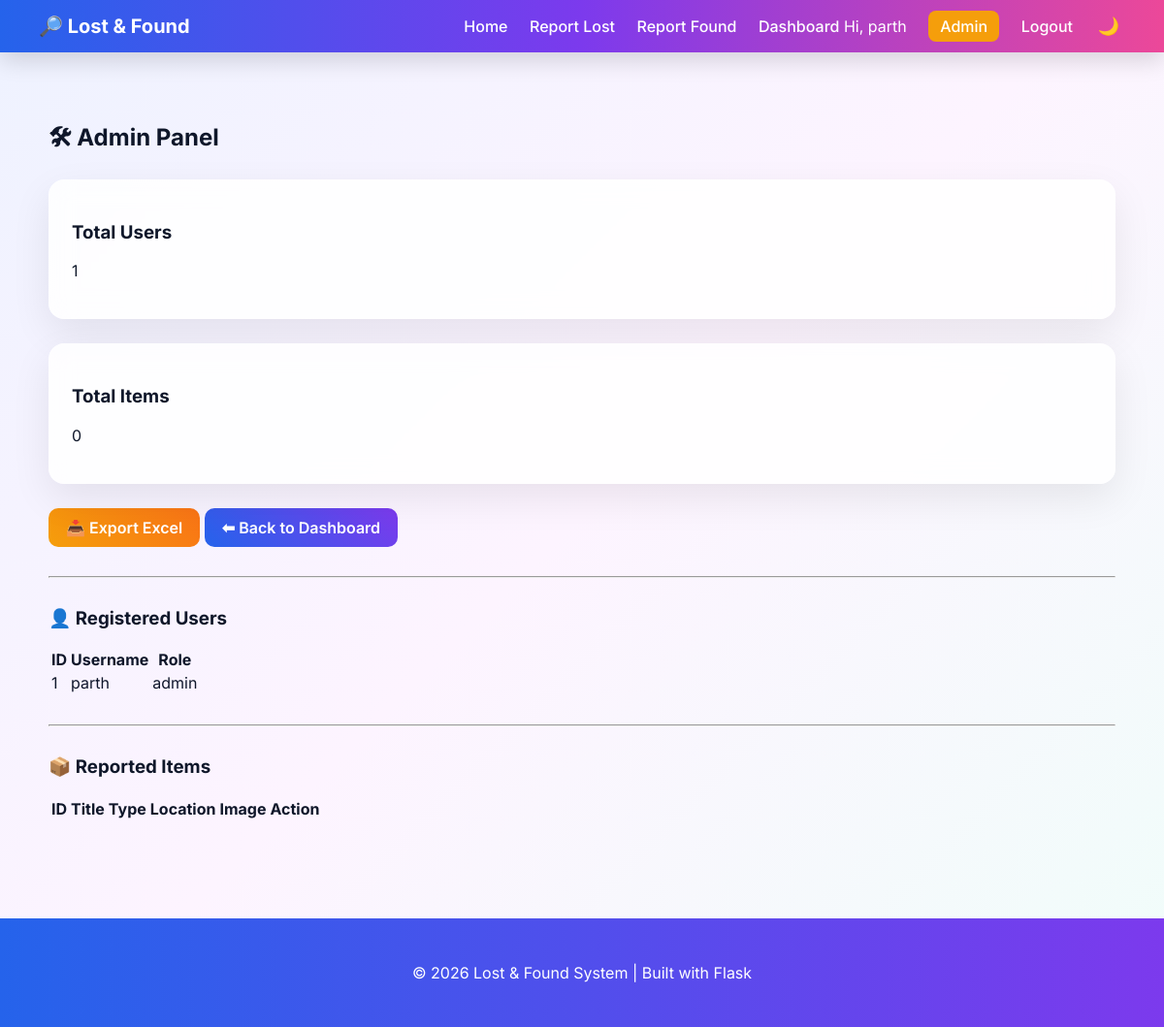
The page /admin (signed in) on the database as committed earlier.
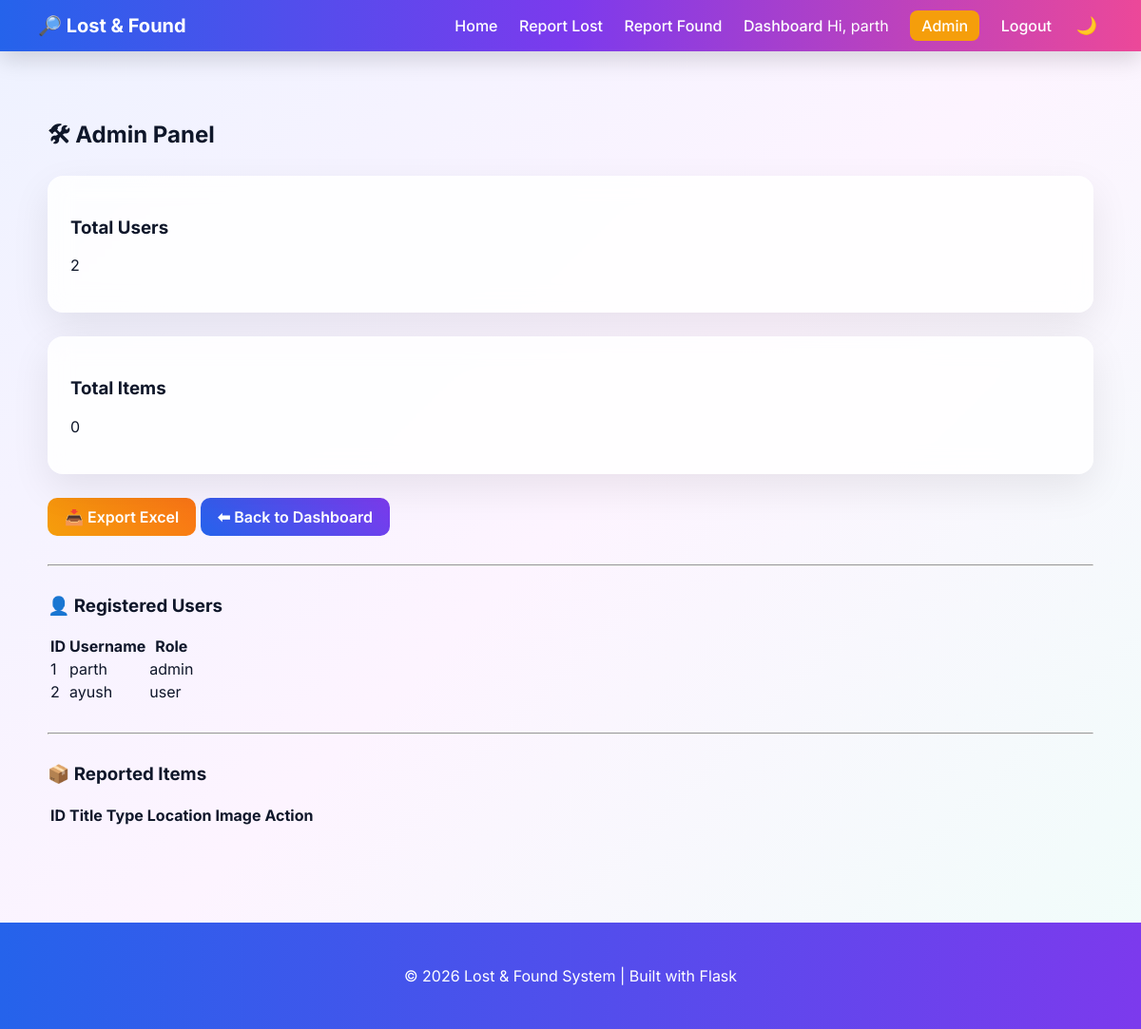
The same page on the database as committed later.
### tables this page shows
CREATE TABLE users (
        id INTEGER PRIMARY KEY AUTOINCREMENT,
        username TEXT UNIQUE,
        password TEXT,
        role TEXT
    );

### app.py (the view)
@app.route("/admin")
@admin_required
def admin():
    conn = get_db()
    users = conn.execute("SELECT * FROM users").fetchall()
    items = conn.execute("SELECT * FROM items").fetchall()
    conn.close() # Add this line
    return render_template("admin.html", users=users, items=items)

### app.py (called while the page is built)
def get_db():
    conn = sqlite3.connect(DATABASE)
    conn.row_factory = sqlite3.Row
    return conn

def admin_required(f):
    @wraps(f)
    def wrapper(*args, **kwargs):
        if session.get("role") != "admin":
            return redirect(url_for("home"))
        return f(*args, **kwargs)
    return wrapper

### templates/admin.html (shortened to what this page needs)
{% extends "layout.html" %}
{% block content %}
<div class="admin-container">
    <h2>🛠 Admin Panel</h2>
    <div class="stats-grid">
        <div class="card">
            <h3>Total Users</h3>
            <p class="big-number">{{ users|length }}</p>
        </div>
        <div class="card">
            <h3>Total Items</h3>
            <p class="big-number">{{ items|length }}</p>
        </div>
    </div>
    <div class="admin-actions">
        <a href="/export" class="btn warning">📥 Export Excel</a>
        <a href="/items" class="btn primary">⬅ Back to Dashboard</a>
    </div>
    <hr style="margin:30px 0;">
    <h3>👤 Registered Users</h3>
    <table class="admin-table">
        <tr>
            <th>ID</th>
            <th>Username</th>
            <th>Role</th>
        </tr>
        {% for user in users %}
        <tr>
            <td>{{ user.id }}</td>
            <td>{{ user.username }}</td>
            <td>{{ user.role }}</td>
        </tr>
        {% endfor %}
    </table>
    <hr style="margin:30px 0;">
    <h3>📦 Reported Items</h3>
    <table class="admin-table">
        <tr>
            <th>ID</th>
            <th>Title</th>
            <th>Type</th>
            <th>Location</th>
            <th>Image</th>
            <th>Action</th>
        </tr>
    </table>
</div>
{% endblock %}

### templates/layout.html (shortened to what this page needs)
<!DOCTYPE html>
<html lang="en">
<head>
    <link rel="stylesheet" href="{{ url_for('static', filename='css/style.css') }}">
</head>
<body>
<nav class="navbar">
    <div class="brand">
        <a href="/">🔎 Lost & Found</a>
    </div>
    <div class="nav-links">
        <a href="/">Home</a>
        <a href="/report/lost">Report Lost</a>
        <a href="/report/found">Report Found</a>
        <a href="/items">Dashboard</a>
        {% if session.get("user") %}
            <span class="welcome">Hi, {{ session.get("user") }}</span>
            {% if session.get("role") == "admin" %}
                <a href="/admin" class="admin-link">Admin</a>
            {% endif %}
            <a href="/logout">Logout</a>
        {% else %}
            <a href="/login">Login</a>
            <a href="/register" class="register-btn">Register</a>
        {% endif %}
        <button onclick="toggleDarkMode()" class="dark-toggle">🌙</button>
    </div>
</nav>
<main class="container">
    {% block content %}{% endblock %}
</main>
<footer>
    <div class="footer-content">
        <p>© 2026 Lost & Found System | Built with Flask</p>
    </div>
</footer>
</body>
</html>

### static/css/style.css (style rules this page uses)
:root { --primary: #2563eb; --success: #16a34a; --warning: #f59e0b; --danger: #dc2626; --dark: #0f172a; --muted: #64748b; }
body { font-family: 'Inter', sans-serif; margin: 0; background: linear-gradient(135deg, #eef2ff, #fdf4ff, #f0fdfa); color: #0f172a; }
* { transition: all 0.2s ease-in-out; }
.container { padding: 40px 20px; max-width: 1100px; margin: auto; min-height: 80vh; }
.navbar { display: flex; justify-content: space-between; align-items: center; padding: 15px 40px; background: linear-gradient(90deg, #2563eb, #7c3aed, #ec4899); color: white; box-shadow: 0 8px 25px rgba(0,0,0,0.15); }
.brand a { font-size: 20px; font-weight: 700; text-decoration: none; color: white; }
.nav-links a { margin-left: 18px; text-decoration: none; font-weight: 500; color: white; }
.admin-link { background: var(--warning); padding: 6px 12px; border-radius: 8px; color: white !important; }
.dark-toggle { background: transparent; border: none; font-size: 18px; margin-left: 15px; cursor: pointer; }
.btn { padding: 10px 18px; border-radius: 10px; border: none; text-decoration: none; display: inline-block; cursor: pointer; font-weight: 600; }
.primary { background: linear-gradient(45deg, #2563eb, #7c3aed); color: white; }
.warning { background: linear-gradient(45deg, #f59e0b, #f97316); color: white; }
.card, .form-card { background: rgba(255, 255, 255, 0.85); backdrop-filter: blur(12px); padding: 24px; border-radius: 16px; margin-bottom: 25px; box-shadow: 0 15px 40px rgba(0,0,0,0.08); }
footer { margin-top: 60px; padding: 30px; text-align: center; background: linear-gradient(90deg, #2563eb, #7c3aed); color: white; }
.card { transition: 0.3s ease; }
.btn { transition: 0.3s ease; }
.container { animation: fadeIn 0.6s ease-in-out; }

Rows that differ between the two databases and show on the page:
added users: id "2", username "ayush", role "user"
Other text that changed with them:
{{ users|length }}: "1" → "2"
